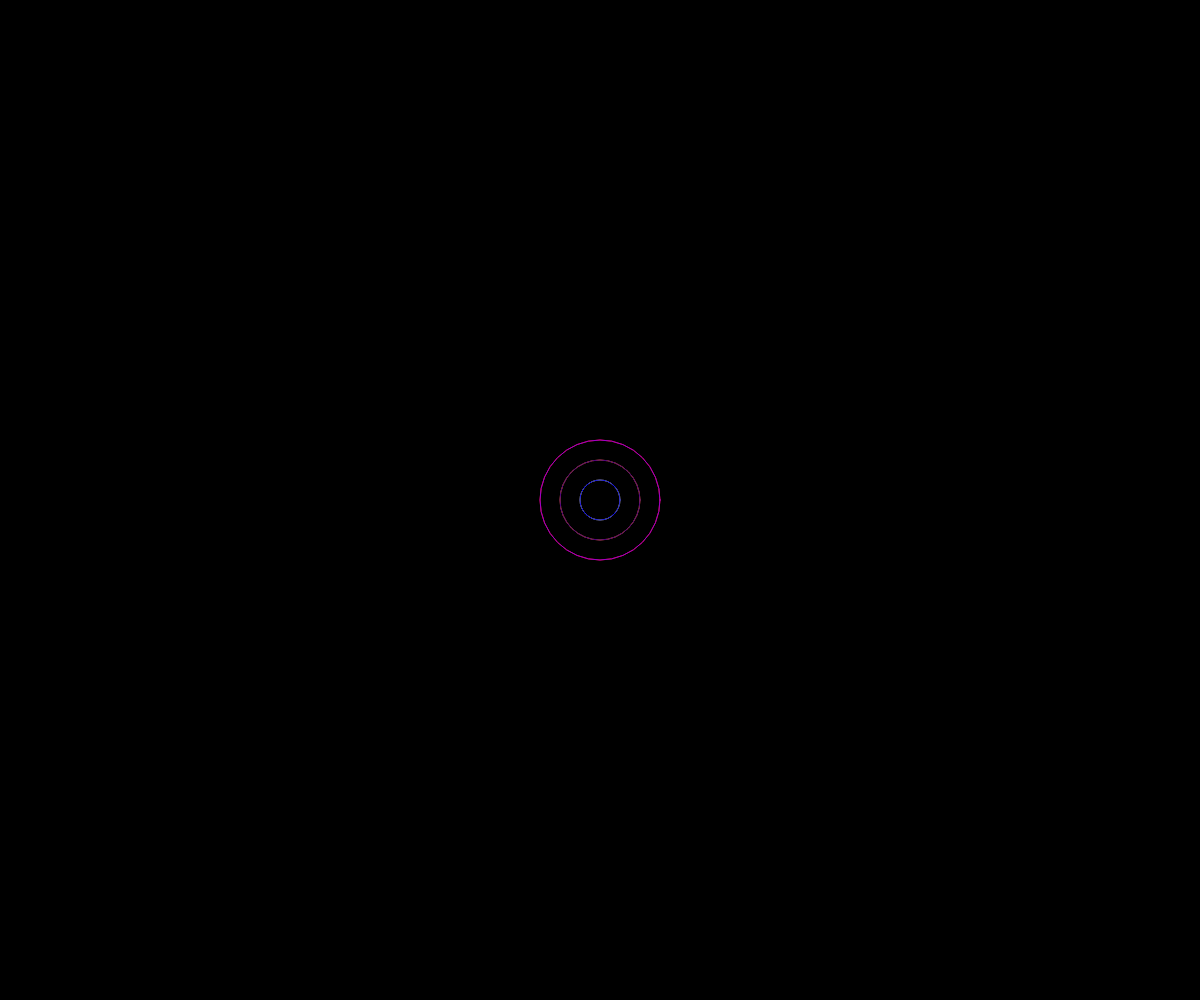
Frame 1 (no input)
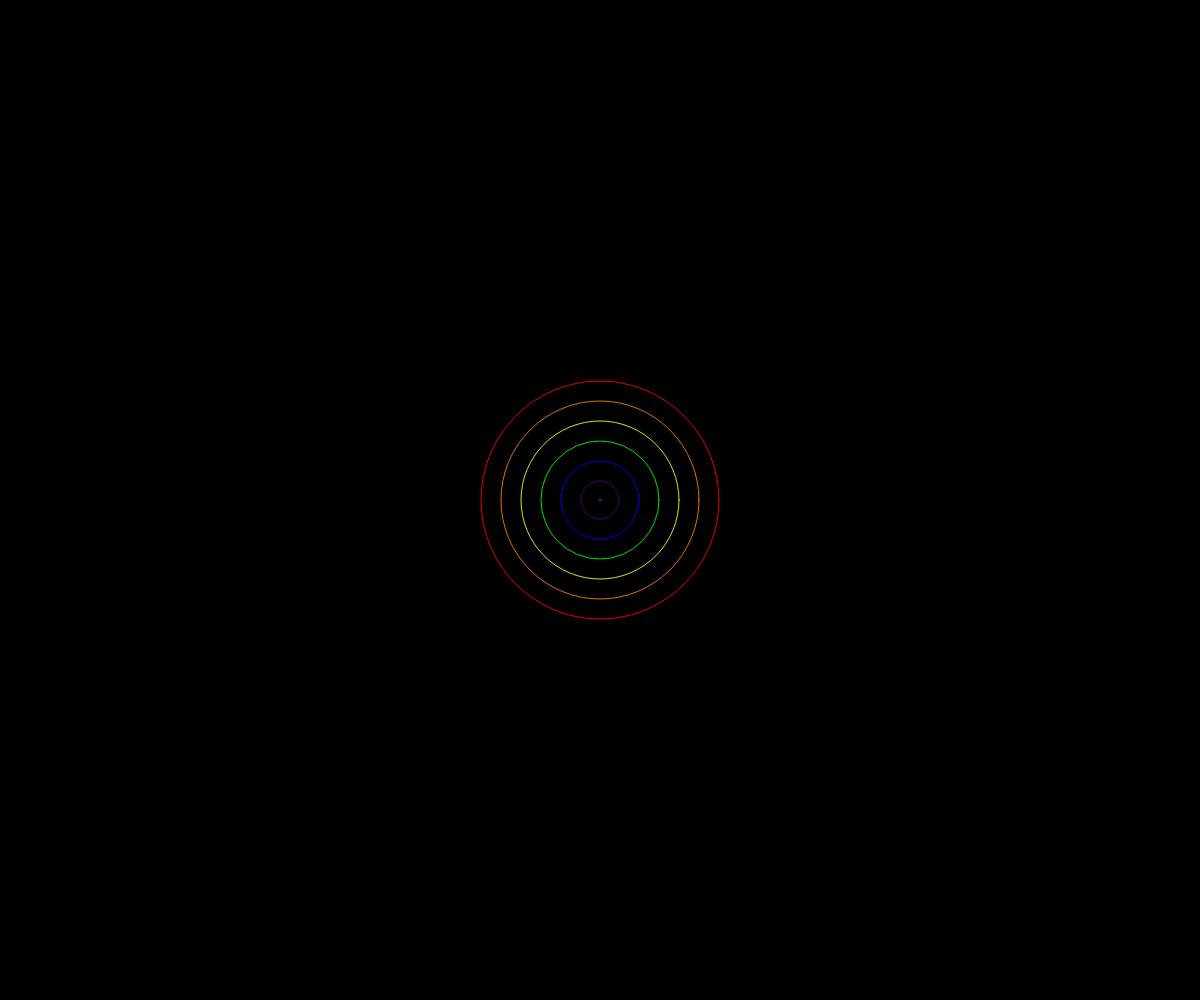
Frame 60 (no input)
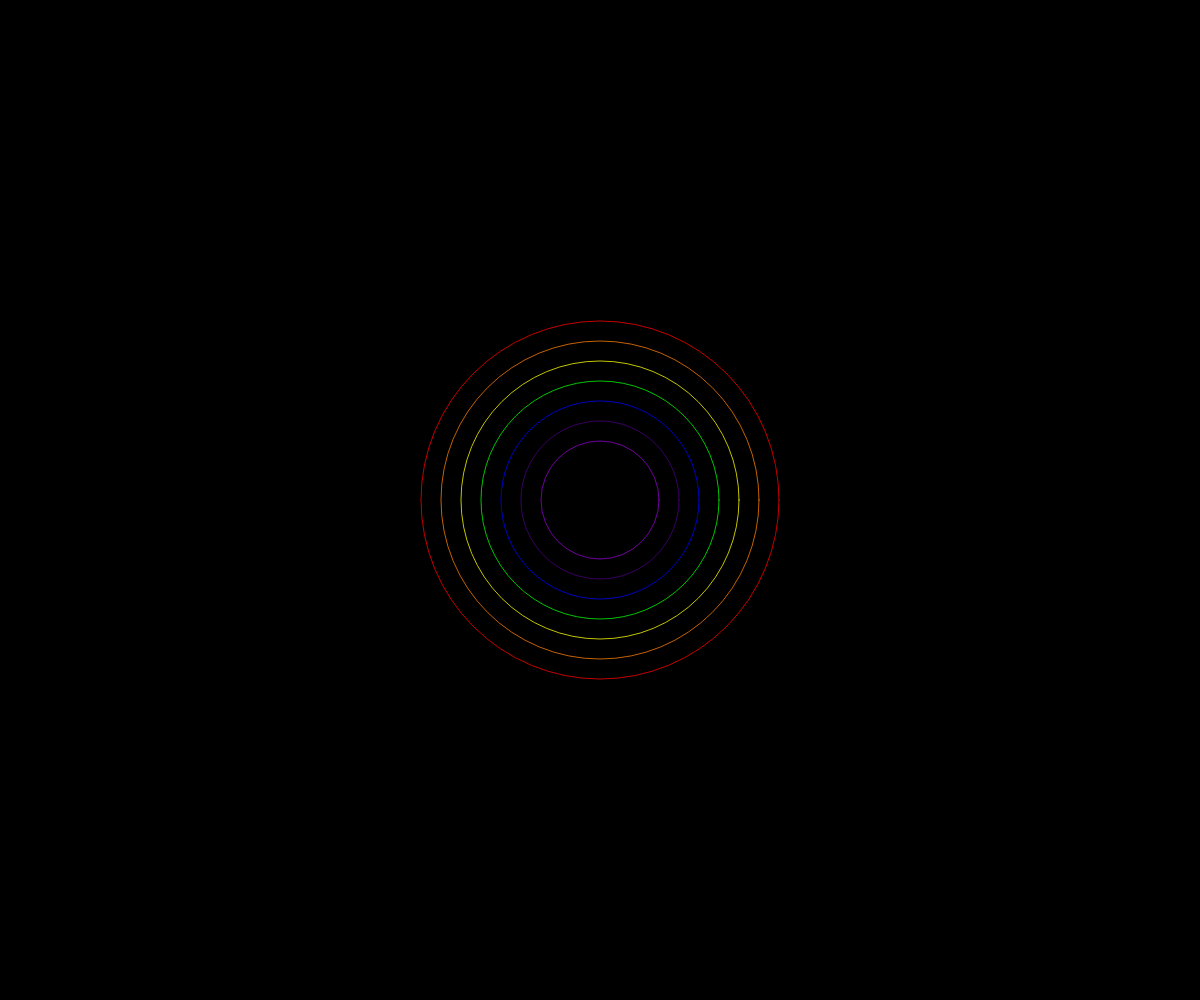
Frame 120 (the mouse pressed at the canvas centre since frame 60)

The p5.js sketch that drew these frames (run headless with seeded random() and noise() and a simulated clock; from frame 60 on, the mouse is pressed at the canvas centre):

// p5.js sketch
// ── sketch.js
var rainbow;
function setup() {
  createCanvas(windowWidth, windowHeight);

  rainbow = new Circle();

  ellipseMode(RADIUS);
  noFill();
}

function draw() {
  background(0);

  rainbow.renderCircles();
  rainbow.update();
}
// ── Circles.js
class Circle {
    constructor() {
        this.radius = 60;
        this.al = 255;
        this.reverse = false;
    }

    renderCircles() {

        stroke(255, 0, 0, this.al);
        ellipse(width / 2, height / 2, this.radius, this.radius);

        stroke(255, 127, 0, this.al);
        ellipse(width / 2, height / 2, this.radius - 20, this.radius - 20);

        stroke(255, 255, 0, this.al);
        ellipse(width / 2, height / 2, this.radius - 40, this.radius - 40);

        stroke(0, 255, 0, this.al);
        ellipse(width / 2, height / 2, this.radius - 60, this.radius - 60);

        stroke(0, 0, 255, this.al);
        ellipse(width / 2, height / 2, this.radius - 80, this.radius - 80);

        stroke(75, 0, 130, this.al);
        ellipse(width / 2, height / 2, this.radius - 100, this.radius - 100);

        stroke(148, 0, 211, this.al);
        ellipse(width / 2, height / 2, this.radius - 120, this.radius - 120);

    }

    update() {
        if (this.radius < width / 2 && !this.reverse && this.al > 10) {
            this.radius += 1;
            this.al -= 0.5;
        } else {
            this.reverse = true;
            this.radius -= 1;
            this.al += 0.5;
        }

        if (this.radius < 30) {
            this.reverse = false;
        }
    }
}
